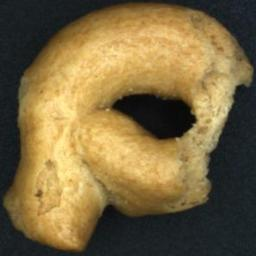
#> input picture data/biscuits/defect/0001.jpg, 256 x 256 px; its folder holds only this picture in this run
$ python evaluate.py biscuits   (older library calls are emulated)
#> lines starting #> are read from the running program, lines starting #| are printed output that depends on the picture; after the words box and inside, x2 and y2 are one past the last pixel; in counts of white or black regions, pixels touching at a corner belong together
### Detai_img_processing/solidity_qc/src/pipeline.py
"""Tien xu ly -> phan vung -> contour/convex hull -> dac trung hinh dang + be mat."""
import cv2
import numpy as np
from .config import BLUR_KSIZE, MIN_AREA_RATIO, ERODE_RATIO

# Dac trung; DIRECTION = +1 nghia la GIA TRI CAO la bat thuong, -1 nghia la GIA TRI THAP la bat thuong
SHAPE_FEATS = ['solidity', 'circularity']
SURFACE_FEATS = ['edge_density', 'sobel_mean', 'gray_std', 'hist_dist']
BASE_FEATS = ['solidity', 'circularity', 'edge_density', 'sobel_mean', 'gray_std']  # hist_dist tinh sau (can mau chuan)
ALL_FEATS = SHAPE_FEATS + SURFACE_FEATS
DIRECTION = dict(solidity=-1, circularity=-1, edge_density=1, sobel_mean=1, gray_std=1, hist_dist=1)


def load(path, crop=0):
#> called with crop = 0
    img = cv2.imread(str(path), cv2.IMREAD_COLOR)   # PNG 4 kenh -> tu bo alpha
#> img is the input picture: shape (256, 256, 3); mean B, G, R 64.9, 104.9, 124.1
    if img is None:
        raise FileNotFoundError(path)
    if crop:
        img = img[crop:-crop, crop:-crop]
    return img


def to_channel(bgr, channel='gray'):                # Ch1: he mau
    if channel == 'sat':
        return cv2.cvtColor(bgr, cv2.COLOR_BGR2HSV)[..., 1]
    return cv2.cvtColor(bgr, cv2.COLOR_BGR2GRAY)


def segment(ch, object_bright=True, ksize=BLUR_KSIZE):   # Ch2 (loc) + Ch4 (Otsu)
    ch = cv2.medianBlur(ch, ksize)
    flag = cv2.THRESH_BINARY if object_bright else cv2.THRESH_BINARY_INV
    t, mask = cv2.threshold(ch, 0, 255, flag | cv2.THRESH_OTSU)
    return mask, t


def measure(mask, min_area_ratio=MIN_AREA_RATIO):   # Ch5: contour + convex hull
    """Lay contour NGOAI LON NHAT (moi anh 1 vat). Tra ve dict hoac None."""
    cs, _ = cv2.findContours(mask, cv2.RETR_EXTERNAL, cv2.CHAIN_APPROX_NONE)
    if not cs:
        return None
    c = max(cs, key=cv2.contourArea)
    area = cv2.contourArea(c)
    if area < min_area_ratio * mask.size:
        return None
    hull = cv2.convexHull(c)
    hull_area = cv2.contourArea(hull)
    perim = cv2.arcLength(c, True)
    x, y, w, h = cv2.boundingRect(c)
    return dict(contour=c, hull=hull, area=area, hull_area=hull_area, perimeter=perim,
                bbox=(x, y, w, h),
                solidity=area / hull_area if hull_area > 0 else 0.0,
                circularity=4 * np.pi * area / perim ** 2 if perim > 0 else 0.0,
                fill_ratio=area / mask.size)        # ~1.0 => phan vung hong (ca anh la vat)


def extract(bgr, cfg):
    """Tra ve dict dac trung (kem contour/hull/interior de ve), hoac None neu phan vung that bai."""
    mask, otsu = segment(to_channel(bgr, cfg['channel']), cfg['object_bright'])
#> in to_channel, `return cv2.cvtColor(bgr, cv2.COLOR_BGR2GRAY)`:
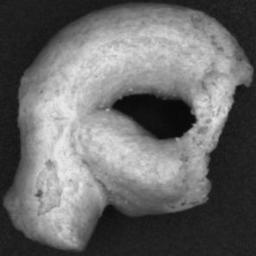
#> returned value: shape (256, 256); min 4, max 234, mean 106.1
#> in segment, `t, mask = cv2.threshold(ch, 0, 255, flag | cv2.THRESH_OTSU)`:
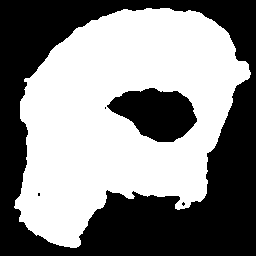
#> mask: shape (256, 256); 52.9% white; 5 black regions (3 under 20 px)
#> in segment, `t, mask = cv2.threshold(ch, 0, 255, flag | cv2.THRESH_OTSU)`: t = 102
#> otsu = 102
    m = measure(mask)
#> in measure, `cs, _ = cv2.findContours(mask, cv2.RETR_EXTERNAL, cv2.CHAIN_APPROX_NONE)`: cs = 1 contour; box (x1, y1, x2, y2) and area: (14, 8, 251, 248) 37470
#> in measure, `c = max(cs, key=cv2.contourArea)`: c = contour of 785 points, box (x1, y1, x2, y2) (14, 8, 251, 248), area 37470
#> in measure, `area = cv2.contourArea(c)`: area = 37470.5
#> in measure, `hull = cv2.convexHull(c)`: hull = contour of 36 points, box (x1, y1, x2, y2) (14, 8, 251, 248), area 42408
#> in measure, `hull_area = cv2.contourArea(hull)`: hull_area = 42408
#> in measure, `perim = cv2.arcLength(c, True)`: perim = 912.2
#> in measure, `x, y, w, h = cv2.boundingRect(c)`: x = 14; y = 8; w = 237; h = 240
#> m = 9 items
    if m is None or m['fill_ratio'] > 0.9:
        return None
    filled = np.zeros(mask.shape, np.uint8)
    cv2.drawContours(filled, [m['contour']], -1, 255, -1)
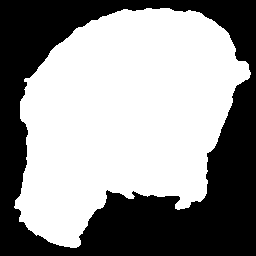
#> filled: shape (256, 256); 57.8% white; 1 black region, box (x1, y1, x2, y2) and area: (0, 0, 256, 256) 27672
    body = filled if cfg['interior'] == 'filled' else cv2.bitwise_and(mask, filled)
    k = max(3, int(ERODE_RATIO * np.sqrt(m['area'])))
#> k = 15
    interior = cv2.erode(body, cv2.getStructuringElement(cv2.MORPH_ELLIPSE, (2 * k + 1, 2 * k + 1)))
#> interior: shape (256, 256); 28.1% white; 2 white regions (1 under 20 px), largest, box (x1, y1, x2, y2) and area: (35, 23, 229, 232) 18394
    sel = interior > 0
    if sel.sum() < 100:
        return None

    gray = cv2.GaussianBlur(cv2.cvtColor(bgr, cv2.COLOR_BGR2GRAY), (5, 5), 0)   # Ch2: loc nhieu
    edges = cv2.Canny(gray, 50, 120)                                           # Ch4: Canny
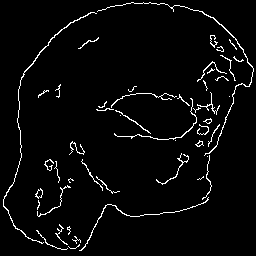
#> edges: shape (256, 256); 3.6% white in thin lines or dots
    gx = cv2.Sobel(gray, cv2.CV_32F, 1, 0, ksize=3)                            # Ch4: Sobel
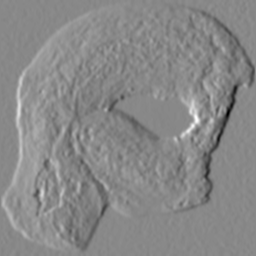
#> gx: shape (256, 256) float32; min -321, max 279, mean 0.1; drawn with min black and max white
    gy = cv2.Sobel(gray, cv2.CV_32F, 0, 1, ksize=3)
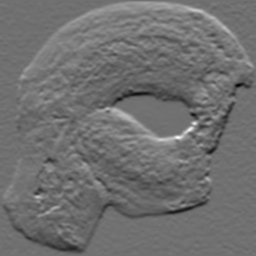
#> gy: shape (256, 256) float32; min -223, max 283, mean 0.1; drawn with min black and max white
    mag = cv2.magnitude(gx, gy)
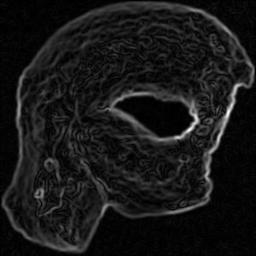
#> mag: shape (256, 256) float32; min 0, max 341.7, mean 31.6; drawn with min black and max white
    hsv = cv2.cvtColor(bgr, cv2.COLOR_BGR2HSV)
#> hsv: shape (256, 256, 3); mean H, S, V 45.8, 110.9, 126.9
    hist = cv2.calcHist([hsv], [0, 1], interior, [18, 8], [0, 180, 0, 256])    # Ch3: histogram
    hist = cv2.normalize(hist, hist, 1, 0, cv2.NORM_L1).flatten().astype(np.float32)
#> hist = 144 values, max 0.378 at index 20, min 0 at index 0, mean 0.00694

    m.update(otsu=otsu, interior=interior, hist=hist,
             edge_density=float((edges[sel] > 0).mean()),
             sobel_mean=float(mag[sel].mean()),
             gray_std=float(gray[sel].astype(np.float64).std()))
    return m


# [11 lines left out: function draw, not called in this run]

### Detai_img_processing/solidity_qc/src/dataset.py
from pathlib import Path
from .config import DATA_ROOT, DATASETS, OK_NAMES, DEFECT_NAMES


def list_images(name):
    """Tra ve [(path, 'ok'|'defect')] cho 1 bo du lieu."""
    cfg = DATASETS[name]
    root = DATA_ROOT / name
    items = []
    for sub in sorted(p for p in root.iterdir() if p.is_dir()):
        key = sub.name.lower()
        if key in OK_NAMES:
            label = 'ok'
        elif key in DEFECT_NAMES:
            label = 'defect'
        else:
            continue
        for f in sorted(sub.iterdir()):
            if f.suffix.lower() in cfg['exts']:
                items.append((f, label))
    return items

### Detai_img_processing/solidity_qc/scripts/evaluate.py
"""BUOC 2: danh gia phat hien khuyet tat theo kieu MOT LOP (one-class).
 - Chia anh OK: ~60% de HIEU CHUAN (tinh trung vi + MAD), phan con lai + toan bo anh LOI de KIEM TRA.
 - Moi dac trung -> diem z (cao = bat thuong). Diem anh = max z cua cac dac trung trong bo.
 - Lap nhieu lan chia ngau nhien (mac dinh 30) de ket qua on dinh khi du lieu it.
Chay:  python scripts/evaluate.py hazelnut     (biscuits | hazelnut | pills)
Tuy chon: --cal 0.6  --reps 30  --k 3.0"""
import sys, csv, json, argparse
from pathlib import Path
sys.path.insert(0, str(Path(__file__).resolve().parents[1]))
import cv2
import numpy as np
import matplotlib
matplotlib.use('Agg')
import matplotlib.pyplot as plt
from src.config import DATASETS, OUT_DIR
from src.dataset import list_images
from src import pipeline as P

ap = argparse.ArgumentParser()
ap.add_argument('dataset', choices=list(DATASETS))
ap.add_argument('--cal', type=float, default=0.6, help='ti le anh OK dung hieu chuan')
ap.add_argument('--reps', type=int, default=30, help='so lan chia ngau nhien')
ap.add_argument('--k', type=float, default=3.0, help='nguong z de ket luan LOI')
a = ap.parse_args()
name, cfg = a.dataset, DATASETS[a.dataset]
(OUT_DIR / 'figures').mkdir(parents=True, exist_ok=True)
ann_dir = OUT_DIR / 'annotated' / name
ann_dir.mkdir(parents=True, exist_ok=True)

# ---------- 1. Trich dac trung ----------
recs = []
for path, label in list_images(name):
    r = P.extract(P.load(path, cfg['crop']), cfg)
#> r = 15 items
    if r is None:
        print('[CANH BAO] phan vung that bai, bo qua:', path.name)
        continue
    r.update(path=path, file=path.name, label=label)
    recs.append(r)
y = np.array([1 if r['label'] == 'defect' else 0 for r in recs])
#> y = [1]
ok_idx, def_idx = np.where(y == 0)[0], np.where(y == 1)[0]
#> ok_idx = empty array; def_idx = [0]
if len(ok_idx) < 8 or len(def_idx) < 1:
#> (the run stopped early here; a loop or call above may not have finished)

$ run again, on data/biscuits/defect/0050.jpg
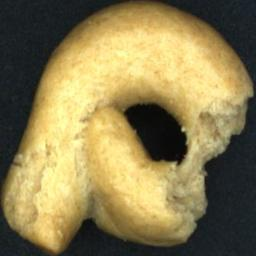
#> input picture data/biscuits/defect/0050.jpg, 256 x 256 px
#> in load, img is the input picture: shape (256, 256, 3); mean B, G, R 80.8, 125.4, 139.2
#> in segment, `t, mask = cv2.threshold(ch, 0, 255, flag | cv2.THRESH_OTSU)`:
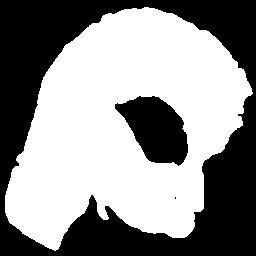
#> mask: shape (256, 256); 56% white; 3 black regions (1 under 20 px)
#> t = 115
#> cs = 1 contour; box (x1, y1, x2, y2) and area: (5, 7, 253, 251) 39540
#> c = contour of 797 points, box (x1, y1, x2, y2) (5, 7, 253, 251), area 39540
#> area = 39539.5
#> hull = contour of 44 points, box (x1, y1, x2, y2) (5, 7, 253, 251), area 43688
#> hull_area = 43687.5
#> perim = 937.4
#> in measure, `x, y, w, h = cv2.boundingRect(c)`: x = 5; y = 7; w = 248; h = 244
#> m = 9 items
#> filled: shape (256, 256); 60.9% white; 1 black region, box (x1, y1, x2, y2) and area: (0, 0, 256, 256) 25597
#> k = 15
#> interior: shape (256, 256); 30.7% white; 1 white region, box (x1, y1, x2, y2) and area: (20, 22, 234, 231) 20109
#> edges: shape (256, 256); 4% white in thin lines or dots
#> in extract, `mag = cv2.magnitude(gx, gy)`:
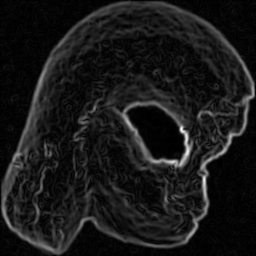
#> mag: shape (256, 256) float32; min 0, max 343.3, mean 33.6; drawn with min black and max white
#> hsv: shape (256, 256, 3); mean H, S, V 45, 99.9, 141.6
#> hist = 144 values, max 0.753 at index 19, min 0 at index 0, mean 0.00694
#> r = 15 items
#> `y = np.array([1 if r['label'] == 'defect' else 0 for r in recs])`: y = [1]
#> ok_idx = empty array; def_idx = [0]

$ run again, on data/biscuits/defect/0051.jpg
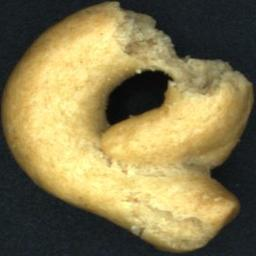
#> input picture data/biscuits/defect/0051.jpg, 256 x 256 px
#> in load, img is the input picture: shape (256, 256, 3); mean B, G, R 78.5, 121.2, 134.3
#> mask: shape (256, 256); 54% white; 4 black regions (1 under 20 px)
#> t = 114
#> cs = 1 contour; box (x1, y1, x2, y2) and area: (7, 3, 248, 250) 38086
#> c = contour of 786 points, box (x1, y1, x2, y2) (7, 3, 248, 250), area 38086
#> area = 38086
#> hull = contour of 46 points, box (x1, y1, x2, y2) (7, 3, 248, 250), area 41598
#> hull_area = 41598
#> perim = 938.4
#> in measure, `x, y, w, h = cv2.boundingRect(c)`: x = 7; y = 3; w = 241; h = 247
#> m = 9 items
#> filled: shape (256, 256); 58.7% white; 1 black region, box (x1, y1, x2, y2) and area: (0, 0, 256, 256) 27056
#> k = 15
#> interior: shape (256, 256); 28.8% white; 2 white regions (1 under 20 px), largest, box (x1, y1, x2, y2) and area: (22, 20, 231, 235) 18841
#> edges: shape (256, 256); 4.1% white in thin lines or dots
#> in extract, `mag = cv2.magnitude(gx, gy)`:
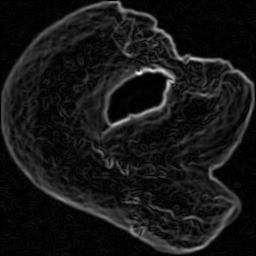
#> mag: shape (256, 256) float32; min 0, max 365.3, mean 33.2; drawn with min black and max white
#> hsv: shape (256, 256, 3); mean H, S, V 47.9, 98.9, 136.9
#> hist = 144 values, max 0.79 at index 19, min 0 at index 0, mean 0.00694
#> r = 15 items
#> `y = np.array([1 if r['label'] == 'defect' else 0 for r in recs])`: y = [1]
#> ok_idx = empty array; def_idx = [0]
